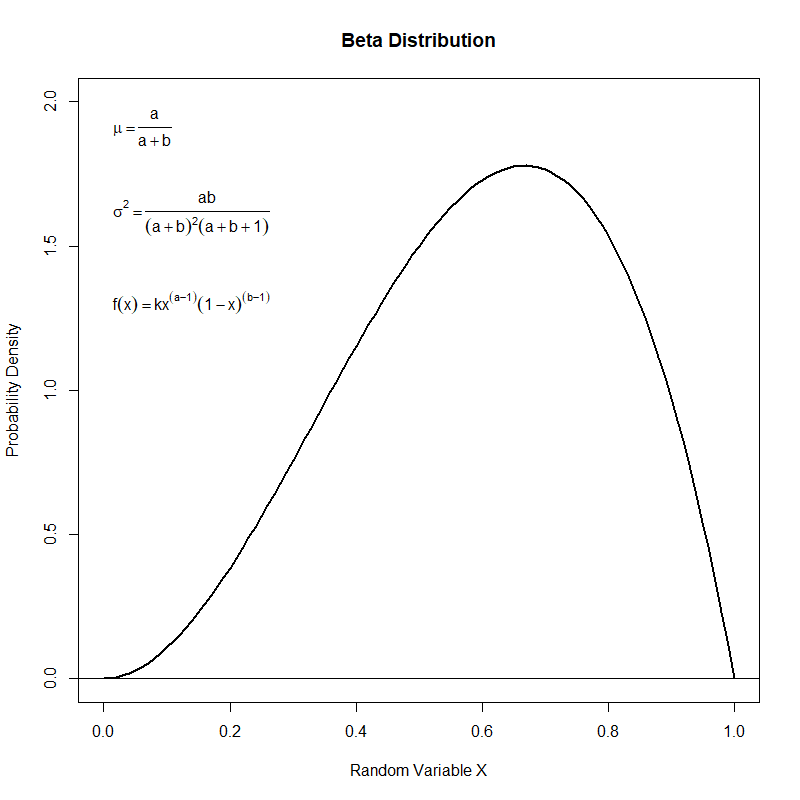

R code for this plot:
# BETA DISTRIBUTION ###

# R documentation
help("dbeta")

# Set the shape value
shape1 <- as.numeric(readline(prompt = "Type the shape1 value: "))
while(shape1 <= 0){
  shape1 <- as.numeric(readline(prompt = "Error! The shape1 value must be greater than 0: "))
}

# Set the shape2 value
shape2 <- as.numeric(readline(prompt = "Type the shape2 value: "))
while(shape2 <= 0){
  shape2 <- as.numeric(readline(prompt = "Error! The shape2 value must be greater than 0: "))
}

curve(dbeta(x, shape1 = shape1, shape2= shape2),
      from = 0,
      to = 1,
      type ="l",
      lwd = 2,
      xlab = "Random Variable X",
      ylab = "Probability Density",
      main = "Beta Distribution",
      ylim = c(0, 3))
abline(h = 0)

# EXAMPLE

curve(dbeta(x, shape1 = 3, shape2= 2),
      from = 0,
      to = 1,
      type ="l",
      lwd = 2,
      xlab = "Random Variable X",
      ylab = "Probability Density",
      main = "Beta Distribution",
      ylim = c(0, 2))
abline(h = 0)
text(x = 0, y = 1.9, expression(mu == frac(a, a+b)), cex = 1, pos = 4)
text(x = 0, y = 1.6, expression(sigma^2 == frac(ab, paste((a+b)^2, (a+b+1)))), cex = 1, pos = 4)
text(x = 0, y = 1.3, expression(f(x) == k*x^(a-1)*(1-x)^(b-1)), cex = 1, pos = 4)
